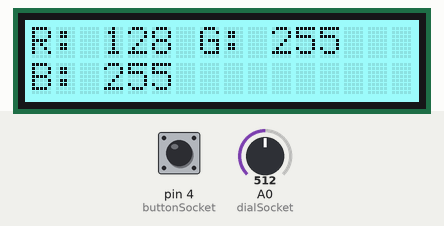
Bench run of a sketch on a simulated Arduino Uno, built with avr-gcc and run on an emulated ATmega328P. On the bench: 16×2 character LCD. Inputs (shaded band) come from the test bench; at power-on: A0 (dialSocket) = 512, pin 4 (buttonSocket) LOW.

Above: at 1.2 s.
1.3 s: A0 (dialSocket) set to 502
At 1.7 s:
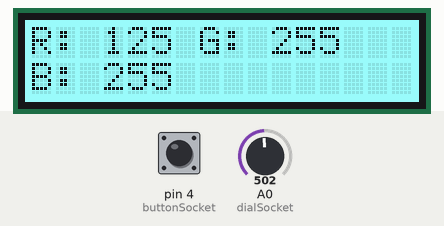
2.8 s: pin 4 (buttonSocket) pulled HIGH for 0.15 s
At 4.2 s:
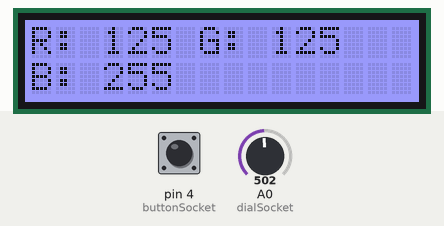
4.5 s: A0 (dialSocket) set to 716
At 5.4 s:
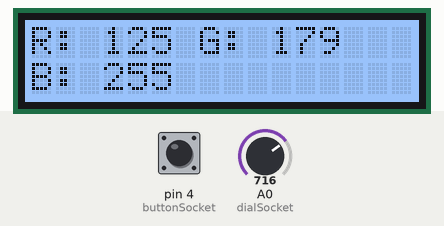
6.0 s: pin 4 (buttonSocket) pulled HIGH for 1 s
At 7.7 s:
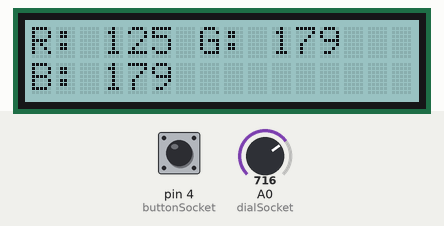
8.5 s: pin 4 (buttonSocket) pulled HIGH for 0.15 s
At 9.8 s:
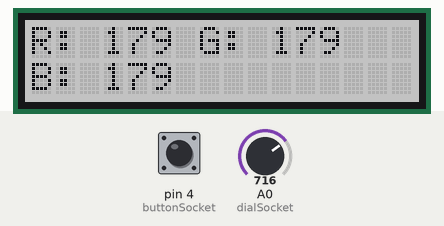
10.2 s: A0 (dialSocket) set to 749
At 10.9 s:
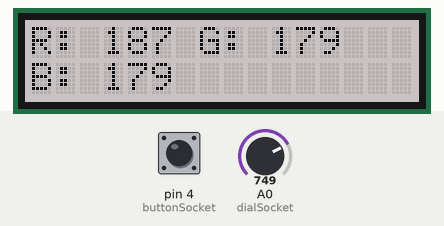
11.7 s: A0 (dialSocket) set to 778
Timing chart, 0 to 14.2 s (numbered marks = the images above; inputs shaded):
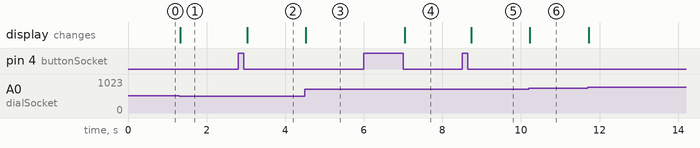

Measured:
- the behaviour switches between 512 and 511 on A0 (dialSocket) (found by bisection; images 0 and 1)
- after the input at 1.3 s, the display: changes at once (image 1)
- after the input at 2.8 s, the display: changes after 0.23 s (image 2)
- after the input at 4.5 s, the display: changes at once (image 3)
- after the input at 6.0 s, the display: changes after 1.0 s (image 4)
- after the input at 8.5 s, the display: changes after 0.23 s (image 5)
- after the input at 10.2 s, the display: changes at once (image 6)

The sketch:

L_07_C_05.ino
```cpp
#include <Wire.h>
#include "rgb_lcd.h"
const int buttonSocket = 4;
const int dialSocket = A0;

rgb_lcd lcd;
int colorR = 255;
int colorG = 255;
int colorB = 255;
int* colors[] = {colorR, colorG, colorB};
int pick = 0;
int dialReading;

void setup() {
  // put your setup code here, to run once:
  pinMode(buttonSocket, INPUT);
  pinMode(dialSocket, INPUT);
  lcd.begin(16, 2);
  lcd.setRGB(colorR, colorG, colorB);
}

void loop() {
  // put your main code here, to run repeatedly:
  dialReading = analogRead(dialSocket)/4;
  while(dialReading != colors[pick]){
    colors[pick] = dialReading;
    colorR = colors[0];
    colorG = colors[1];
    colorB = colors[2];
    lcd.setRGB(colors[0], colors[1], colors[2]);
    lcd.setCursor(0, 0);
    lcd.print("R: " + String(colorR) + " G: " + String(colorG) + "       ");
    lcd.setCursor(0, 1);
    lcd.print("B: " + String(colorB) + "   ");
  }
  if(digitalRead(buttonSocket)){
    pick++;
    if(pick == 3){
      pick = 0;
    }
    delay(200);
  }
  while(digitalRead(buttonSocket)){
    delay(15);
  }
}
```
